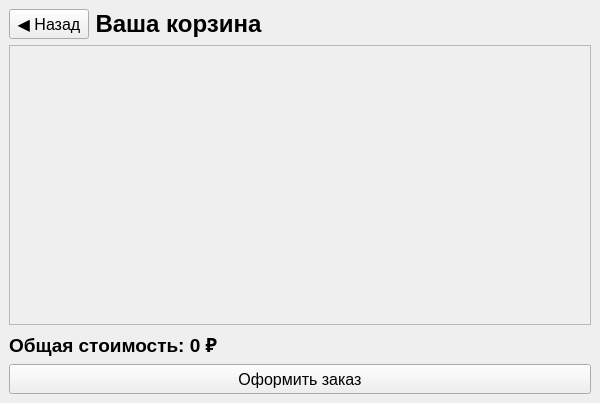
<?xml version="1.0" encoding="UTF-8"?>
<ui version="4.0">
 <class>BookStoreCart</class>
 <widget class="QMainWindow" name="BookStoreCart">
  <property name="geometry">
   <rect>
    <x>0</x>
    <y>0</y>
    <width>600</width>
    <height>403</height>
   </rect>
  </property>
  <property name="windowTitle">
   <string>Корзина книжного магазина</string>
  </property>
  <widget class="QWidget" name="centralwidget">
   <layout class="QVBoxLayout" name="verticalLayout">
    <item>
     <layout class="QHBoxLayout" name="topLayout">
      <item>
       <widget class="QPushButton" name="backBtn">
        <property name="minimumSize">
         <size>
          <width>40</width>
          <height>30</height>
         </size>
        </property>
        <property name="font">
         <font>
          <pointsize>12</pointsize>
         </font>
        </property>
        <property name="text">
         <string>◀ Назад</string>
        </property>
       </widget>
      </item>
      <item>
       <widget class="QLabel" name="titleLabel">
        <property name="font">
         <font>
          <pointsize>18</pointsize>
          <weight>75</weight>
          <bold>true</bold>
         </font>
        </property>
        <property name="text">
         <string>Ваша корзина</string>
        </property>
        <property name="alignment">
         <set>Qt::AlignCenter</set>
        </property>
       </widget>
      </item>
      <item>
       <spacer>
        <property name="orientation">
         <enum>Qt::Horizontal</enum>
        </property>
        <property name="sizeType">
         <enum>QSizePolicy::Expanding</enum>
        </property>
        <property name="sizeHint" stdset="0">
         <size>
          <width>40</width>
          <height>20</height>
         </size>
        </property>
       </spacer>
      </item>
     </layout>
    </item>
    <item>
     <widget class="QScrollArea" name="booksScrollArea">
      <property name="font">
       <font>
        <pointsize>12</pointsize>
       </font>
      </property>
      <property name="widgetResizable">
       <bool>true</bool>
      </property>
      <widget class="QWidget" name="scrollAreaWidgetContents">
       <property name="geometry">
        <rect>
         <x>0</x>
         <y>0</y>
         <width>580</width>
         <height>280</height>
        </rect>
       </property>
       <layout class="QVBoxLayout" name="itemsLayout">
        <item>
         <layout class="QVBoxLayout" name="bookList"/>
        </item>
       </layout>
      </widget>
     </widget>
    </item>
    <item>
     <widget class="QLabel" name="totalPrice">
      <property name="font">
       <font>
        <pointsize>14</pointsize>
        <weight>75</weight>
        <bold>true</bold>
       </font>
      </property>
      <property name="text">
       <string>Общая стоимость: 0 ₽</string>
      </property>
     </widget>
    </item>
    <item>
     <widget class="QPushButton" name="orderBtn">
      <property name="minimumSize">
       <size>
        <width>0</width>
        <height>30</height>
       </size>
      </property>
      <property name="font">
       <font>
        <pointsize>12</pointsize>
       </font>
      </property>
      <property name="text">
       <string>Оформить заказ</string>
      </property>
     </widget>
    </item>
   </layout>
  </widget>
 </widget>
 <resources/>
 <connections/>
</ui>
